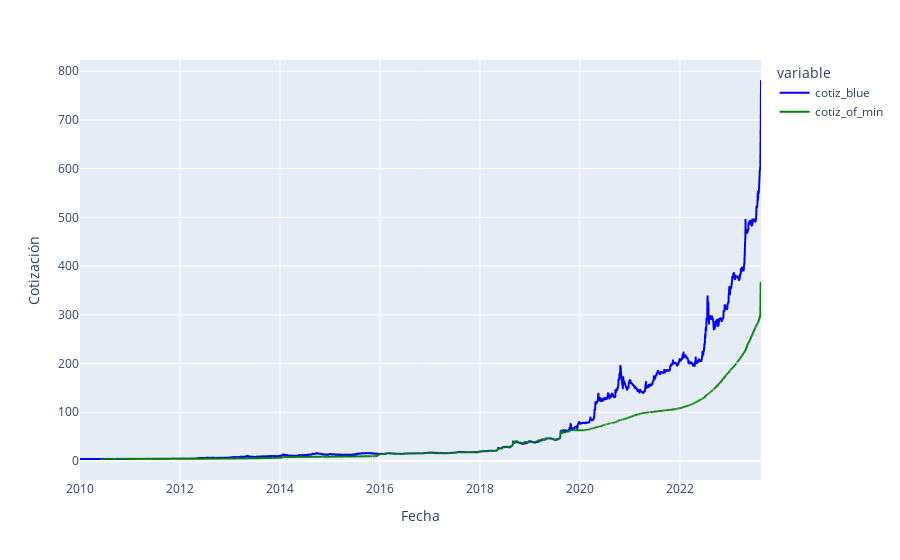

The code cell stored with this chart in its notebook:
### Code cell
# Graficamos las 2 cotizaciones juntas
fig = px.line(df_cotiz_y_eventos, x='fecha', y=['cotiz_blue', 'cotiz_of_min'],
              labels={'fecha': 'Fecha', 'value': 'Cotización'},
              color_discrete_map={'cotiz_blue': 'blue', 'cotiz_of_min': 'green'})
fig.show()

### Figure 1 — Plotly figure (JSON) as saved in the notebook; plotly's stock layout.template omitted (floating-point values rounded to 4 significant figures; data arrays with more than 128 entries replaced by an {"elided": "..."} marker saying what was removed)
{"data": [{"hovertemplate": "variable=cotiz_blue<br>Fecha=%{x}<br>Cotización=%{y}<extra></extra>", "legendgroup": "cotiz_blue", "line": {"color": "blue", "dash": "solid"}, "marker": {"symbol": "circle"}, "mode": "lines", "name": "cotiz_blue", "showlegend": true, "type": "scattergl", "x": {"elided": "3342 str values"}, "xaxis": "x", "y": {"elided": "3342 float values"}, "yaxis": "y"}, {"hovertemplate": "variable=cotiz_of_min<br>Fecha=%{x}<br>Cotización=%{y}<extra></extra>", "legendgroup": "cotiz_of_min", "line": {"color": "green", "dash": "solid"}, "marker": {"symbol": "circle"}, "mode": "lines", "name": "cotiz_of_min", "showlegend": true, "type": "scattergl", "x": {"elided": "3342 str values"}, "xaxis": "x", "y": {"elided": "3342 float values"}, "yaxis": "y"}], "layout": {"legend": {"title": {"text": "variable"}, "tracegroupgap": 0}, "margin": {"t": 60}, "xaxis": {"anchor": "y", "domain": [0, 1], "title": {"text": "Fecha"}}, "yaxis": {"anchor": "x", "domain": [0, 1], "title": {"text": "Cotización"}}}}
